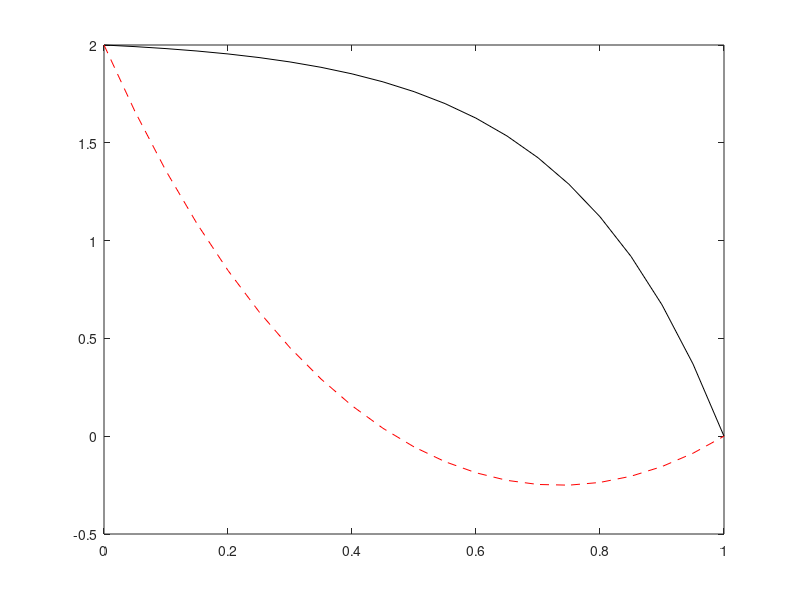

MATLAB code to generate this figure:
clear
x=linspace(0,1,21);
ya=-2/(exp(4)-1)*(exp(4*x)-1)+2;
dx=0.05;
y(1)=2;
y(21)=0;
y(2:20)=1;
yo=y;
for k=1:1000
    for i=2:20
        y(i)=1/(2+4*dx^2)*(yo(i+1)+yo(i-1)-8*dx^2);
    end
    aydif=abs(y-yo);
    maxaydif=max(aydif);
    if maxaydif<1e-5
        break
    end
    yo=y;
end
plot(x,ya,'k-')
hold on
plot(x,y,'r--')
hold off
